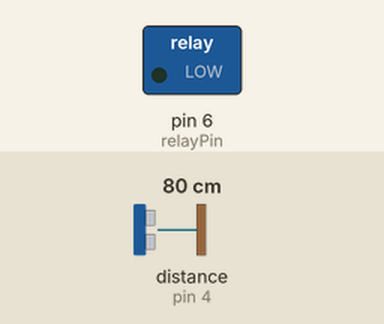
Recording of a sketch running on a simulated Arduino Uno, built with avr-gcc and run on an emulated ATmega328P. On the bench: switched loads named in the sketch (green lamp = pin HIGH). Wiring (inferred from the names in the program): ultrasonic range finder: trigger pin 5; echo pin 4. Inputs (shaded band) come from the test bench; at power-on: distance to the obstacle (sensor on pin 4) 80 cm. The echo pulse lasts 58.3 µs per cm; pins used as bus, display or sensor lines are not drawn.

Above: at 0.1 s.
At 2.1 s:
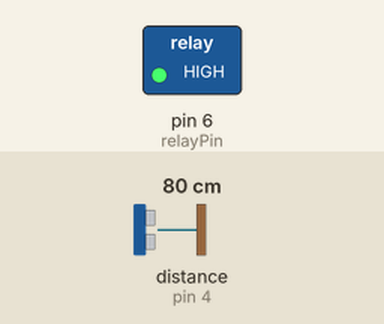
Timing chart, 0 to 3.6 s (numbered marks = the images above):
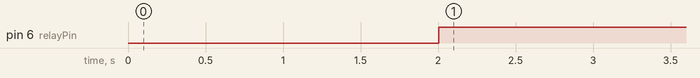

The sketch:

main.ino
```cpp
#define triggerPin 5
#define echoPin 4
#define relayPin 6

float time = 0;
float distance = 0;

void setup() {
  Serial.begin(9600);

  pinMode(triggerPin, OUTPUT);
  pinMode(echoPin, INPUT);
  pinMode(relayPin, OUTPUT);

  delay(2000);
}

void loop() {
  measure_distance();

  if (distance < 5) {
    digitalWrite(relayPin, LOW); // Turn on the relay
  } else {
    digitalWrite(relayPin, HIGH); // Turn off the relay
  }

  delay(500);
}

void measure_distance() {
  digitalWrite(triggerPin, LOW);
  delayMicroseconds(2);
  digitalWrite(triggerPin, HIGH);
  delayMicroseconds(10);
  digitalWrite(triggerPin, LOW);
  time = pulseIn(echoPin, HIGH);

  // Calculate the distance based on the time measured
  distance = time * 0.0343 / 2;
}
```

Measured:
- by itself, pin 6 (relayPin): LOW → HIGH at 2.0 s
